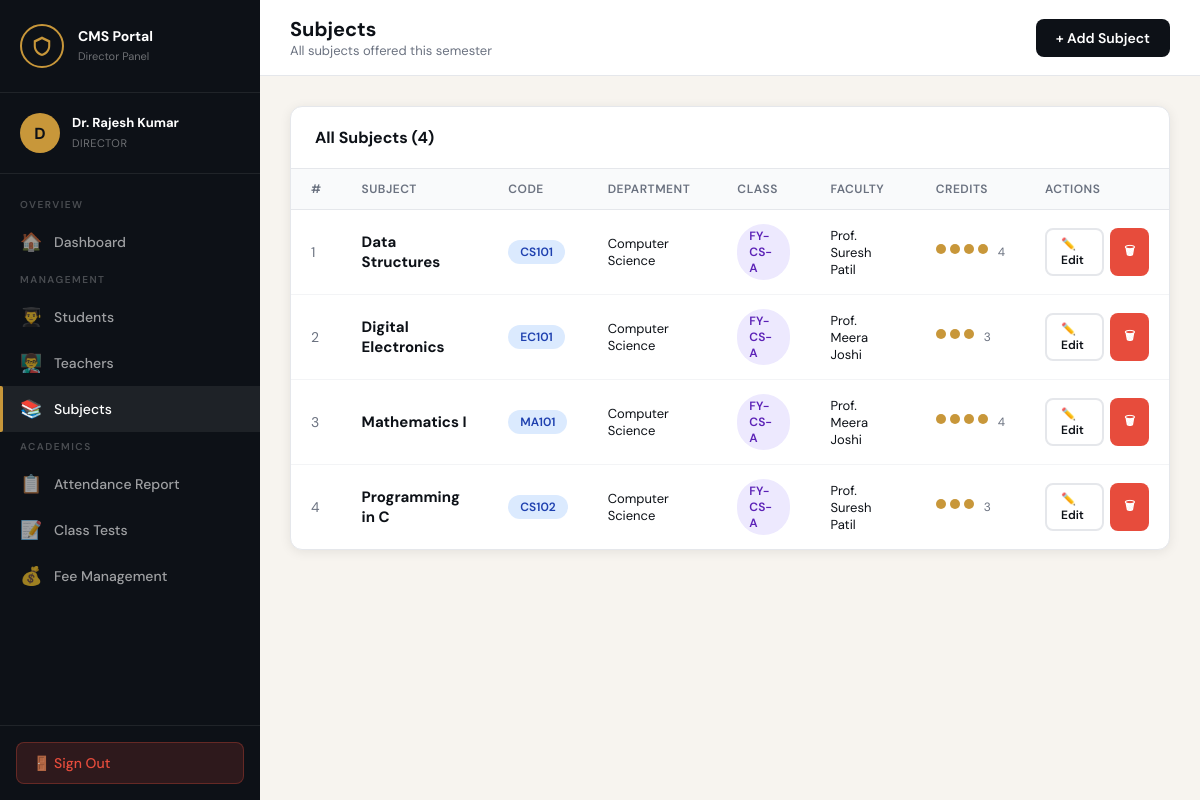
The page /subjects/list.php (signed in) on the database its author committed.
### tables this page shows
CREATE TABLE subjects (
    id INT AUTO_INCREMENT PRIMARY KEY,
    name VARCHAR(100) NOT NULL,
    code VARCHAR(20) UNIQUE NOT NULL,
    department_id INT,
    class_id INT,
    teacher_id INT,
    credits INT DEFAULT 3,
    FOREIGN KEY (department_id) REFERENCES departments(id) ON DELETE SET NULL,
    FOREIGN KEY (class_id) REFERENCES classes(id) ON DELETE SET NULL,
    FOREIGN KEY (teacher_id) REFERENCES teachers(id) ON DELETE SET NULL
);

CREATE TABLE departments (
    id INT AUTO_INCREMENT PRIMARY KEY,
    name VARCHAR(100) NOT NULL,
    code VARCHAR(20) UNIQUE NOT NULL,
    created_at TIMESTAMP DEFAULT CURRENT_TIMESTAMP
);

CREATE TABLE classes (
    id INT AUTO_INCREMENT PRIMARY KEY,
    name VARCHAR(50) NOT NULL,
    section VARCHAR(10),
    department_id INT,
    semester INT,
    academic_year VARCHAR(10),
    FOREIGN KEY (department_id) REFERENCES departments(id) ON DELETE SET NULL
);

CREATE TABLE users (
    id INT AUTO_INCREMENT PRIMARY KEY,
    name VARCHAR(100) NOT NULL,
    email VARCHAR(100) UNIQUE NOT NULL,
    password VARCHAR(255) NOT NULL,
    role ENUM('director','coordinator','faculty','student') NOT NULL,
    profile_pic VARCHAR(255) DEFAULT 'default.png',
    phone VARCHAR(15),
    address TEXT,
    is_active TINYINT(1) DEFAULT 1,
    created_at TIMESTAMP DEFAULT CURRENT_TIMESTAMP
);

### config/db.php (called while the page is built, shortened)
<?php
function hasRole($role) {
    if (is_array($role)) return in_array($_SESSION['role'], $role);
    return $_SESSION['role'] === $role;
}
?>

### subjects/list.php (the view, shortened to what this page needs)
<?php
require_once __DIR__ . '/../auth/session.php';
$subjects = $conn->query("
    SELECT s.*, d.name as dept_name, c.name as class_name, u.name as teacher_name
    FROM subjects s
    LEFT JOIN departments d ON s.department_id=d.id
    LEFT JOIN classes c ON s.class_id=c.id
    LEFT JOIN teachers t ON s.teacher_id=t.id
    LEFT JOIN users u ON t.user_id=u.id
    ORDER BY s.name
");
include __DIR__ . '/../includes/header.php';
?>
<div class="main">
  <div class="topbar">
    <div class="topbar-title"><h2>Subjects</h2><p>All subjects offered this semester</p></div>
    <div class="topbar-right">
      <?php if(hasRole(['director','coordinator'])): ?>
      <a href="add.php" class="btn btn-primary">+ Add Subject</a>
      <?php endif; ?>
    </div>
  </div>
  <div class="content">
    <div class="table-card">
      <div class="table-card-header">
        <h3>All Subjects (<?= $subjects ? $subjects->num_rows : 0 ?>)</h3>
      </div>
      <div class="table-responsive">
        <table>
          <thead>
            <tr><th>#</th><th>Subject</th><th>Code</th><th>Department</th><th>Class</th><th>Faculty</th><th>Credits</th><th>Actions</th></tr>
          </thead>
          <tbody>
          <?php if($subjects && $subjects->num_rows > 0): $i=1; while($s=$subjects->fetch_assoc()): ?>
            <tr>
              <td style="color:#6b7280"><?= $i++ ?></td>
              <td style="font-weight:700;font-size:15px"><?= htmlspecialchars($s['name']) ?></td>
              <td><span class="badge badge-blue"><?= htmlspecialchars($s['code']) ?></span></td>
              <td style="font-size:13px"><?= htmlspecialchars($s['dept_name'] ?? '—') ?></td>
              <td><span class="badge badge-purple"><?= htmlspecialchars($s['class_name'] ?? '—') ?></span></td>
              <td style="font-size:13px"><?= htmlspecialchars($s['teacher_name'] ?? 'Unassigned') ?></td>
              <td>
                <div style="display:flex;gap:4px">
                  <?php for($c=0;$c<$s['credits'];$c++): ?>
                  <div style="width:10px;height:10px;border-radius:50%;background:var(--gold)"></div>
                  <?php endfor; ?>
                  <span style="font-size:12px;color:#6b7280;margin-left:6px"><?= $s['credits'] ?></span>
                </div>
              </td>
              <td>
                <?php if(hasRole(['director','coordinator'])): ?>
                <div style="display:flex;gap:6px">
                  <a href="edit.php?id=<?= $s['id'] ?>" class="btn btn-sm btn-outline">✏️ Edit</a>
                  <a href="delete.php?id=<?= $s['id'] ?>" class="btn btn-sm btn-red" onclick="return confirm('Delete this subject?')">🗑</a>
                </div>
                <?php else: ?>—<?php endif; ?>
              </td>
            </tr>
          <?php endwhile; else: ?>
            <tr><td colspan="8" style="text-align:center;padding:40px;color:#6b7280">No subjects found</td></tr>
          <?php endif; ?>
          </tbody>
        </table>
      </div>
    </div>
  </div>
</div>
<?php include __DIR__ . '/../includes/footer.php'; ?>

### assets/css/style.css (style rules this page uses)
:root { --ink: #0d1117; --ink2: #1a2236; --gold: #c8973a; --gold-light: #e8c87a; --paper: #f7f4ef; --cream: #ede9e0; --sidebar-w: 260px; --red: #e74c3c; --green: #27ae60; --blue: #2980b9; --purple: #8e44ad; --orange: #e67e22; --gray: #6b7280; --border: #e5e7eb; --card-shadow: 0 2px 12px rgba(0,0,0,0.08); --radius: 12px; }
* { margin: 0; padding: 0; box-sizing: border-box; }
body { font-family: 'DM Sans', sans-serif; background: var(--paper); color: var(--ink); min-height: 100vh; display: flex; }
.main { margin-left: var(--sidebar-w); flex: 1; min-height: 100vh; display: flex; flex-direction: column; }
.topbar { background: #fff; border-bottom: 1px solid var(--border); padding: 16px 30px; display: flex; align-items: center; justify-content: space-between; position: sticky; top: 0; z-index: 50; }
.topbar-title h2 { font-size: 20px; font-weight: 700; color: var(--ink); }
.topbar-title p { font-size: 13px; color: var(--gray); }
.topbar-right { display: flex; align-items: center; gap: 16px; }
.content { padding: 30px; flex: 1; }
.table-card { background: #fff; border-radius: var(--radius); box-shadow: var(--card-shadow); border: 1px solid var(--border); overflow: hidden; margin-bottom: 24px; }
.table-card-header { padding: 20px 24px; border-bottom: 1px solid var(--border); display: flex; align-items: center; justify-content: space-between; }
.table-card-header h3 { font-size: 16px; font-weight: 700; }
.table-responsive { overflow-x: auto; }
table { width: 100%; border-collapse: collapse; }
thead { background: #f9fafb; }
th { padding: 12px 20px; text-align: left; font-size: 12px; text-transform: uppercase; letter-spacing: 0.5px; color: var(--gray); font-weight: 600; border-bottom: 1px solid var(--border); }
td { padding: 14px 20px; font-size: 14px; border-bottom: 1px solid #f3f4f6; vertical-align: middle; }
tr:last-child td { border-bottom: none; }
.badge { display: inline-block; padding: 4px 12px; border-radius: 30px; font-size: 12px; font-weight: 600; }
.badge-blue { background: #dbeafe; color: #1e40af; }
.badge-purple { background: #ede9fe; color: #5b21b6; }
.btn { display: inline-flex; align-items: center; gap: 8px; padding: 10px 20px; border-radius: 8px; font-size: 14px; font-weight: 600; cursor: pointer; transition: all 0.2s; border: none; text-decoration: none; font-family: 'DM Sans', sans-serif; }
.btn-primary { background: var(--ink); color: #fff; }
.btn-red { background: var(--red); color: #fff; }
.btn-outline { background: transparent; border: 2px solid var(--border); color: var(--ink); }
.btn-sm { padding: 6px 14px; font-size: 12px; }

### rows shown on the page
subjects: name "Data Structures", code "CS101", department.name "Computer Science", class.name "FY-CS-A", users.name "Prof. Suresh Patil", credits "4"
subjects: name "Digital Electronics", code "EC101", department.name "Computer Science", class.name "FY-CS-A", users.name "Prof. Meera Joshi", credits "3"
subjects: name "Mathematics I", code "MA101", department.name "Computer Science", class.name "FY-CS-A", users.name "Prof. Meera Joshi", credits "4"
subjects: name "Programming in C", code "CS102", department.name "Computer Science", class.name "FY-CS-A", users.name "Prof. Suresh Patil", credits "3"

### other values the page prints
$initials "D"
$_SESSION['name'] "Dr. Rajesh Kumar"
$icon "🏠 👨‍🎓 👨‍🏫 📚 📋 📝 💰"
$label "Dashboard Students Teachers Subjects Attendance Report Class Tests Fee Management"
$subjects->num_rows "4"
